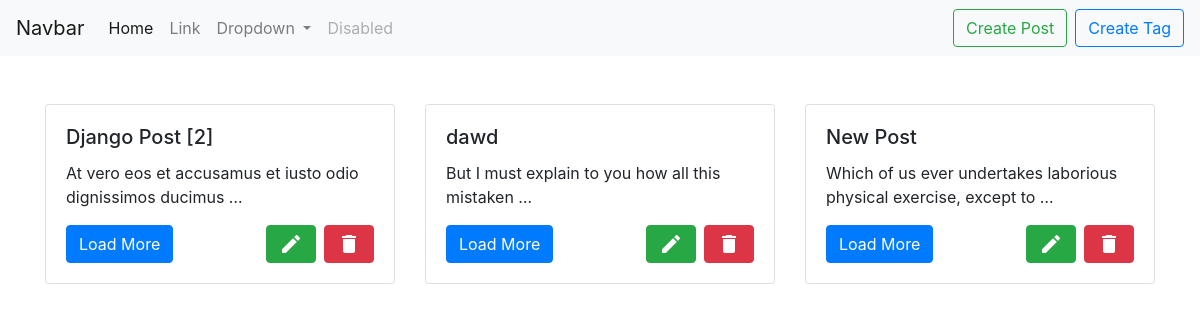
The page / on the database its author committed.
### post/models.py (models this page shows, shortened)
class Post(models.Model):
    title = models.CharField(max_length=100)
    body = models.TextField(max_length=500)
    slug = models.CharField(max_length=70, null="True")
    def get_absolute_url(self):
        return reverse('post_detail', kwargs={'slug':self.slug})

### post/views.py (the view)
# urls.py: path('', PostList.as_view(), name="post_list"),
class PostList(View):
    def get(self, request):
        posts = Post.objects.all()
        return render(request, 'post/index.html', context={'posts': posts})

### post/templates/post/index.html
{% extends 'base.html' %}
{% block content %}
<div class="container mt-4">
    <div class="row">
        {% for post in posts %}
        <div class="col-12 col-md-4 mt-4">
            <div class="card">
              <div class="card-body">
                <h5 class="card-title">{{ post.title }}</h5>
                <p class="card-text">{{ post.body|truncatewords:10 }}</p>
                <div class="d-flex">
                    <a href="{{ post.get_absolute_url }}" class="btn btn-primary mr-auto">Load More</a>
                    <a href="{% url 'post_edit' slug=post.slug %}" class="btn btn-success pb-0"><i class="material-icons">edit</i></a>
                    <a href="{% url 'post_delete' slug=post.slug %}" class="btn btn-danger ml-2 pb-0"><i class="material-icons">delete</i></a>
                </div>
              </div>
            </div>
        </div>
        {% endfor %}
    </div>
</div>
{% endblock %}

### templates/base.html (shortened to what this page needs)
<!doctype html>
<html lang="en">
  <head>
    <link rel="stylesheet" href="https://stackpath.bootstrapcdn.com/bootstrap/4.4.1/css/bootstrap.min.css">
  </head>
  <body>
    {% include 'includes/nav.html' %}
    {% block content %}
    {% endblock %}
  </body>
</html>

### templates/includes/nav.html (shortened to what this page needs)
<nav class="navbar navbar-expand-lg navbar-light bg-light">
  <a class="navbar-brand" href="/">Navbar</a>
  <div class="collapse navbar-collapse" id="navbarSupportedContent">
    <ul class="navbar-nav mr-auto">
      <li class="nav-item active">
        <a class="nav-link" href="#">Home <span class="sr-only">(current)</span></a>
      </li>
      <li class="nav-item">
        <a class="nav-link" href="#">Link</a>
      </li>
      <li class="nav-item dropdown">
        <a class="nav-link dropdown-toggle" href="#" id="navbarDropdown" role="button" data-toggle="dropdown" aria-haspopup="true" aria-expanded="false">
          Dropdown
        </a>
      </li>
      <li class="nav-item">
        <a class="nav-link disabled" href="#" tabindex="-1" aria-disabled="true">Disabled</a>
      </li>
    </ul>
      <a href="{% url 'post_create' %}"  class="btn btn-outline-success my-2 my-sm-0" type="submit">Create Post</a>
      <a href="{% url 'tag_create' %}"  class="btn btn-outline-primary my-2 my-sm-0 ml-2" type="submit">Create Tag</a>
  </div>
</nav>

### rows shown on the page
Post: title "Django Post [2]", body "At vero eos et accusamus et iusto odio dignissimos ducimus …"
Post: title "dawd", body "But I must explain to you how all this mistaken …"
Post: title "New Post", body "Which of us ever undertakes laborious physical exercise, except to …"
